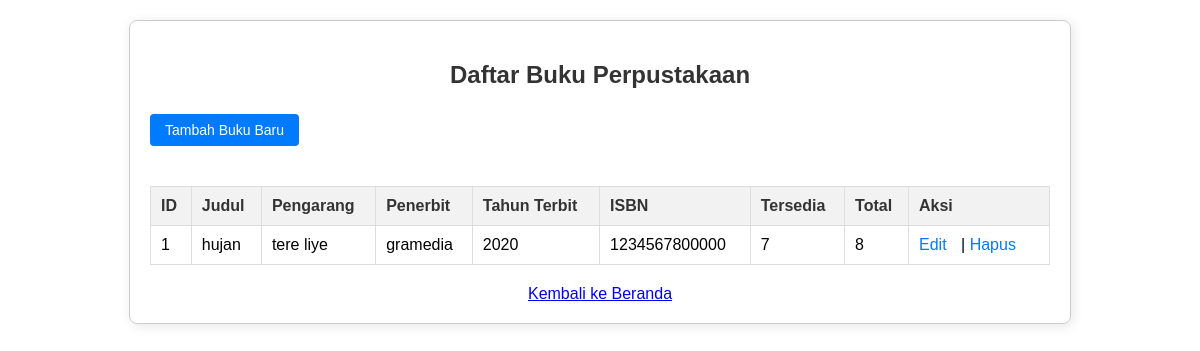
/daftar_buku.php, run on the app's committed database.
### tables this page shows
CREATE TABLE `buku` (
  `id_buku` int(11) NOT NULL,
  `judul` varchar(255) NOT NULL,
  `pengarang` varchar(255) DEFAULT NULL,
  `penerbit` varchar(255) DEFAULT NULL,
  `tahun_terbit` int(11) DEFAULT NULL,
  `isbn` varchar(20) DEFAULT NULL,
  `jumlah_tersedia` int(11) NOT NULL DEFAULT 0,
  `total_eksemplar` int(11) NOT NULL DEFAULT 0
);

### daftar_buku.php (the view, shortened to what this page needs)
<!DOCTYPE html>
<html lang="id">
<head>
</head>
<body>
    <div class="container">
        <h2>Daftar Buku Perpustakaan</h2>
        <a href="tambah_buku.php" class="add-button">Tambah Buku Baru</a>
        <?php
        $sql = "SELECT id_buku, judul, pengarang, penerbit, tahun_terbit, isbn, jumlah_tersedia, total_eksemplar FROM Buku ORDER BY judul ASC";
        $result = mysqli_query($koneksi, $sql);
        if (mysqli_num_rows($result) > 0) {
            echo "<table>";
            echo "<thead>";
            echo "<tr>";
            echo "<th>ID</th>";
            echo "<th>Judul</th>";
            echo "<th>Pengarang</th>";
            echo "<th>Penerbit</th>";
            echo "<th>Tahun Terbit</th>";
            echo "<th>ISBN</th>";
            echo "<th>Tersedia</th>";
            echo "<th>Total</th>";
            echo "<th>Aksi</th>";
            echo "</tr>";
            echo "</thead>";
            echo "<tbody>";
            while ($row = mysqli_fetch_assoc($result)) {
                echo "<tr>";
                echo "<td>" . htmlspecialchars($row['id_buku']) . "</td>";
                echo "<td>" . htmlspecialchars($row['judul']) . "</td>";
                echo "<td>" . htmlspecialchars($row['pengarang']) . "</td>";
                echo "<td>" . htmlspecialchars($row['penerbit']) . "</td>";
                echo "<td>" . htmlspecialchars($row['tahun_terbit']) . "</td>";
                echo "<td>" . htmlspecialchars($row['isbn']) . "</td>";
                echo "<td>" . htmlspecialchars($row['jumlah_tersedia']) . "</td>";
                echo "<td>" . htmlspecialchars($row['total_eksemplar']) . "</td>";
                echo "<td class='action-links'>";
                echo "<a href='edit_buku.php?id=" . htmlspecialchars($row['id_buku']) . "'>Edit</a> | ";
                echo "<a href='hapus_buku.php?id=" . htmlspecialchars($row['id_buku']) . "' onclick=\"return confirm('Anda yakin ingin menghapus buku ini?');\">Hapus</a>";
                echo "</td>";
                echo "</tr>";
            }
            echo "</tbody>";
            echo "</table>";
        } else {
            echo "<p class='no-data'>Tidak ada buku yang ditemukan di database.</p>";
        }
        ?>
        <a href="index.php" class="back-link">Kembali ke Beranda</a>
    </div>
</body>
</html>

### daftar_buku.php (style rules this page uses)
body { font-family: Arial, sans-serif; margin: 20px; }
.container { max-width: 900px; margin: 0 auto; padding: 20px; border: 1px solid #ccc; border-radius: 8px; box-shadow: 2px 2px 12px rgba(0,0,0,0.1); }
h2 { text-align: center; color: #333; margin-bottom: 25px; }
table { width: 100%; border-collapse: collapse; margin-top: 20px; }
table, th, td { border: 1px solid #ddd; padding: 10px; text-align: left; }
th { background-color: #f2f2f2; color: #333; }
.action-links a { margin-right: 10px; text-decoration: none; color: #007bff; }
.add-button { display: inline-block; background-color: #007bff; color: white; padding: 8px 15px; border: none; border-radius: 4px; text-decoration: none; font-size: 14px; margin-bottom: 20px; }
.back-link { display: block; text-align: center; margin-top: 20px; }

### data on the page
buku: id_buku "1", judul "hujan", pengarang "tere liye", penerbit "gramedia", tahun_terbit "2020", isbn "1234567800000", jumlah_tersedia "7", total_eksemplar "8"
